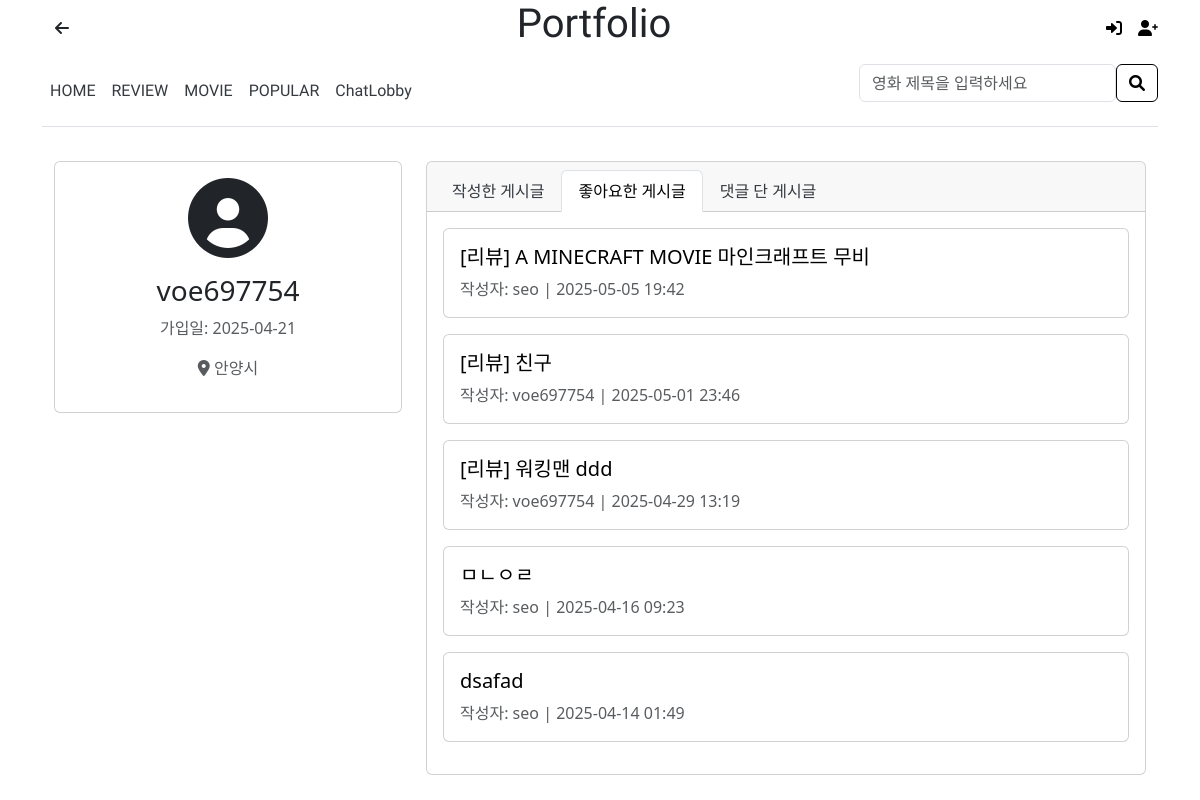
Screenshot of /user/voe697754/?tab=likes with the database file from the repository.
### main/models.py (models this page shows, shortened)
class UserProfile(models.Model):
    user = models.OneToOneField(User, on_delete=models.CASCADE)
    region = models.CharField(max_length=100, null=True, blank=True)
    latitude = models.FloatField(null=True, blank=True)
    longitude = models.FloatField(null=True, blank=True)
    address = models.CharField(max_length=200, null=True, blank=True)

class Post(models.Model):
    GENRE_CHOICES = [
        ('액션', '액션'),
        ('코미디', '코미디'),
        ('드라마', '드라마'),
        ('SF', 'SF'),
        ('로맨스', '로맨스'),
        ('스릴러', '스릴러'),
        ('호러', '호러'),
        ('애니메이션', '애니메이션'),
        ('다큐멘터리', '다큐멘터리'),
        ('판타지', '판타지'),
    ]
    title = models.CharField(max_length=200)
    content = models.TextField()
    category = models.CharField(max_length=20, choices=GENRE_CHOICES, default='드라마')
    author = models.ForeignKey(User, on_delete=models.CASCADE)
    created_at = models.DateTimeField(auto_now_add=True)
    updated_at = models.DateTimeField(auto_now=True)
    date_posted = models.DateTimeField(default=timezone.now)
    image = models.ImageField(upload_to='post_images', null=True, blank=True)
    region = models.CharField(max_length=100, null=True, blank=True)
    likes = models.ManyToManyField(User, related_name='post_likes', blank=True)

### main/views.py (the view)
# urls.py: path('user/<str:username>/', views.user_profile, name='user_profile'),
def user_profile(request, username):
    user = get_object_or_404(User, username=username)
    user_profile = UserProfile.objects.get_or_create(user=user)[0]
    user_posts = Post.objects.filter(author=user).order_by('-date_posted')
    liked_posts = Post.objects.filter(likes=user).order_by('-date_posted')
    commented_posts = Post.objects.filter(comments__author=user).distinct().order_by('-date_posted')
    active_tab = request.GET.get('tab', 'posts')
    context = {
        'profile_user': user,
        'user_profile': user_profile,
        'user_posts': user_posts,
        'liked_posts': liked_posts,
        'commented_posts': commented_posts,
        'active_tab': active_tab
    }
    return render(request, 'main/user_profile.html', context)

### main/templates/main/user_profile.html (shortened to what this page needs)
{% extends 'main/base.html' %}
{% block content %}
<div class="container mt-4">
    <div class="row">
        <div class="col-md-4">
            <div class="card mb-4">
                <div class="card-body text-center">
                    <i class="fas fa-user-circle fa-5x mb-3"></i>
                    <h3>{{ profile_user.username }}</h3>
                    <p class="text-muted">가입일: {{ profile_user.date_joined|date:"Y-m-d" }}</p>
                    {% if user_profile.region %}
                    <p class="text-muted"><i class="fas fa-map-marker-alt"></i> {{ user_profile.region }}</p>
                    {% endif %}
                </div>
            </div>
        </div>
        <div class="col-md-8">
            <div class="card">
                <div class="card-header">
                    <ul class="nav nav-tabs card-header-tabs">
                        <li class="nav-item">
                            <a class="nav-link {% if active_tab == 'posts' %}active{% endif %}"
                               href="?tab=posts">작성한 게시글</a>
                        </li>
                        <li class="nav-item">
                            <a class="nav-link {% if active_tab == 'likes' %}active{% endif %}"
                               href="?tab=likes">좋아요한 게시글</a>
                        </li>
                        <li class="nav-item">
                            <a class="nav-link {% if active_tab == 'comments' %}active{% endif %}"
                               href="?tab=comments">댓글 단 게시글</a>
                        </li>
                    </ul>
                </div>
                <div class="card-body">
                    {% if active_tab == 'posts' %}
                        {% if user_posts %}
                            {% for post in user_posts %}
                            <div class="card mb-3">
                                <div class="card-body">
                                    <h5 class="card-title">
                                        <a href="{% url 'post_detail' post.pk %}" class="text-decoration-none">
                                            {{ post.title }}
                                        </a>
                                    </h5>
                                    <p class="card-text text-muted">
                                        {{ post.date_posted|date:"Y-m-d H:i" }}
                                    </p>
                                </div>
                            </div>
                            {% endfor %}
                        {% else %}
                            <p class="text-muted">작성한 게시글이 없습니다.</p>
                        {% endif %}
                    {% elif active_tab == 'likes' %}
                        {% if liked_posts %}
                            {% for post in liked_posts %}
                            <div class="card mb-3">
                                <div class="card-body">
                                    <h5 class="card-title">
                                        <a href="{% url 'post_detail' post.pk %}" class="text-decoration-none">
                                            {{ post.title }}
                                        </a>
                                    </h5>
                                    <p class="card-text text-muted">
                                        작성자: {{ post.author.username }} |
                                        {{ post.date_posted|date:"Y-m-d H:i" }}
                                    </p>
                                </div>
                            </div>
                            {% endfor %}
                        {% else %}
                            <p class="text-muted">좋아요한 게시글이 없습니다.</p>
                        {% endif %}
                    {% endif %}
                </div>
            </div>
        </div>
    </div>
</div>
{% endblock %}

### main/templates/main/base.html (style rules this page uses)
a { text-decoration: none; color: black; }
.nav-link { color: #343a40; border-color: #343a40; }

### rows the page displays
UserProfile: region "안양시"
Post: title "[리뷰] A MINECRAFT MOVIE 마인크래프트 무비", author.username "seo", date_posted "2025-05-05 19:42"
Post: title "[리뷰] 친구", author.username "voe697754", date_posted "2025-05-01 23:46"
Post: title "[리뷰] 워킹맨 ddd", author.username "voe697754", date_posted "2025-04-29 13:19"
Post: title "ㅁㄴㅇㄹ", author.username "seo", date_posted "2025-04-16 09:23"
Post: title "dsafad", author.username "seo", date_posted "2025-04-14 01:49"

### other values shown
{{ profile_user.username }} "voe697754"
{{ profile_user.date_joined|date:"Y-m-d" }} "2025-04-21"
